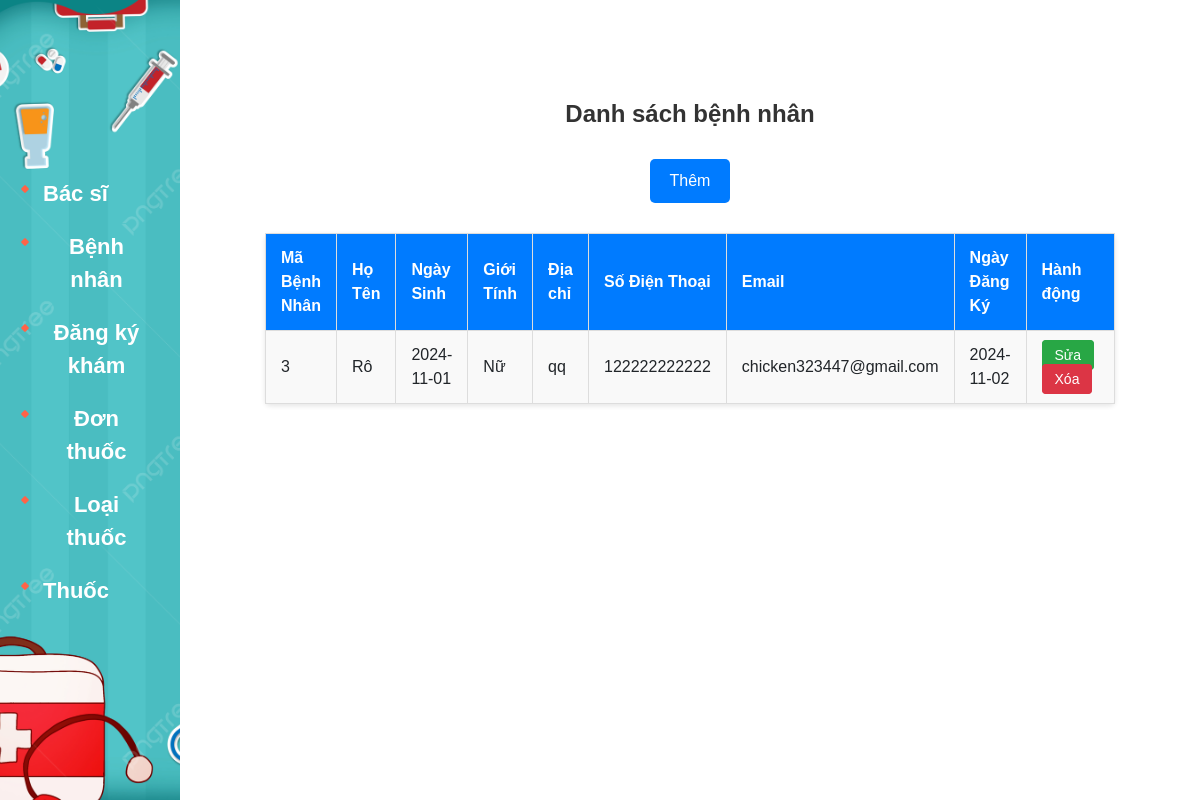
The app's page /index.php?act=all_benhNhan with its own data.
### tables this page shows
CREATE TABLE `benhnhan` (
  `MaBenhNhan` int(11) NOT NULL,
  `HoTen` varchar(255) NOT NULL,
  `NgaySinh` date DEFAULT NULL,
  `GioiTinh` enum('Nam','Nữ','Khác') NOT NULL,
  `DiaChi` varchar(255) DEFAULT NULL,
  `SoDienThoai` varchar(15) DEFAULT NULL,
  `Email` varchar(255) DEFAULT NULL,
  `NgayDangKy` date DEFAULT curdate()
);

### pdo.php (called while the page is built, shortened)
<?php
function pdo_get_connection()
{
    $dburl = "mysql:host=localhost;dbname=donthuoc;charset=utf8";
    $username = 'root';
    $password = '';
    $conn = new PDO($dburl, $username, $password);
    $conn->setAttribute(PDO::ATTR_ERRMODE, PDO::ERRMODE_EXCEPTION);
    return $conn;
}
function pdo_query($sql)
{
    $sql_args = array_slice(func_get_args(), 1);
    try {
        $conn = pdo_get_connection();
        $stmt = $conn->prepare($sql);
        $stmt->execute($sql_args);
        $rows = $stmt->fetchAll();
        return $rows;
    } catch (PDOException $e) {
        throw $e;
    } finally {
        unset($conn);
    }
}

### model/benhnhan.php (called while the page is built, shortened)
<?php
function get_all_benhnhan()
{
          $sql = "SELECT * FROM benhnhan";
          return pdo_query($sql);
}

### view/BenhNhan/all_benhNhan.php (the view)
<div class="row__content">
          <h1 class="title">Danh sách bệnh nhân</h1>
          <a class="add" href="index.php?act=add_benhNhan">Thêm</a>
          <table>
                    <thead>
                              <tr>
                                        <th>Mã Bệnh Nhân</th>
                                        <th>Họ Tên</th>
                                        <th>Ngày Sinh</th>
                                        <th>Giới Tính</th>
                                        <th>Địa chỉ</th>
                                        <th>Số Điện Thoại</th>
                                        <th>Email</th>
                                        <th>Ngày Đăng Ký</th>
                                        <th>Hành động</th>
                              </tr>
                    </thead>
                    <tbody>
                              <?php foreach ($data as $benhNhan): ?>
                                        <tr>
                                                  <td><?= $benhNhan['MaBenhNhan']; ?></td>
                                                  <td><?= $benhNhan['HoTen']; ?></td>
                                                  <td><?= $benhNhan['NgaySinh']; ?></td>
                                                  <td><?= $benhNhan['GioiTinh']; ?></td>
                                                  <td><?= $benhNhan['DiaChi']; ?></td>
                                                  <td><?= $benhNhan['SoDienThoai']; ?></td>
                                                  <td><?= $benhNhan['Email']; ?></td>
                                                  <td><?= $benhNhan['NgayDangKy']; ?></td>
                                                  <td>
                                                            <a class="edit"
                                                                      href="index.php?act=edit_benhNhan&MaBenhNhan=<?= $benhNhan['MaBenhNhan']; ?>">Sửa</a>
                                                            <a class="delete"
                                                                      href="index.php?act=delete_benhNhan&MaBenhNhan=<?= $benhNhan['MaBenhNhan']; ?>">Xóa</a>
                                                  </td>
                                        </tr>
                              <?php endforeach; ?>
                    </tbody>
          </table>
</div>

### asset/css/header.css (style rules this page uses)
* { margin: 0; padding: 0; box-sizing: border-box; font-family: Arial, sans-serif; position: relative; }

### asset/css/content.css (style rules this page uses)
.row__content { float: right; width: 85%; display: flex; flex-direction: column; justify-content: center; align-items: center; }
.add { background-color: #007bff; color: #fff; border: none; padding: 10px 20px; border-radius: 5px; cursor: pointer; transition: all 0.2s ease; font-size: 16px; text-align: center; margin: 10px 0; text-decoration: none; }
table { width: 75%; border-collapse: collapse; margin: 20px 0; font-size: 16px; text-align: left; background-color: #f9f9f9; border: 1px solid #ddd; }
thead tr { background-color: #007bff; color: #ffffff; text-align: left; font-weight: bold; }
thead th { padding: 12px 15px; }
tbody tr { border-bottom: 1px solid #dddddd; }
tbody td { padding: 12px 15px; vertical-align: middle; }
table th, table td { border: 1px solid #ddd; }
table { box-shadow: 0 2px 5px rgba(0, 0, 0, 0.1); border-radius: 5px; }
tbody td a { text-decoration: none; padding: 6px 12px; margin-right: 5px; border-radius: 4px; font-size: 14px; color: #fff; transition: all 0.3s ease; }
tbody td .edit { background-color: #28a745; border: 1px solid #28a745; }
tbody td .delete { background-color: #dc3545; border: 1px solid #dc3545; }
.title { font-size: 24px; font-weight: bold; margin-bottom: 20px; color: #333; margin-top: 100px; }

### records on screen
benhnhan: MaBenhNhan "3", HoTen "Rô", NgaySinh "2024-11-01", GioiTinh "Nữ", DiaChi "qq", SoDienThoai "122222222222", Email "chicken323447@gmail.com", NgayDangKy "2024-11-02"
